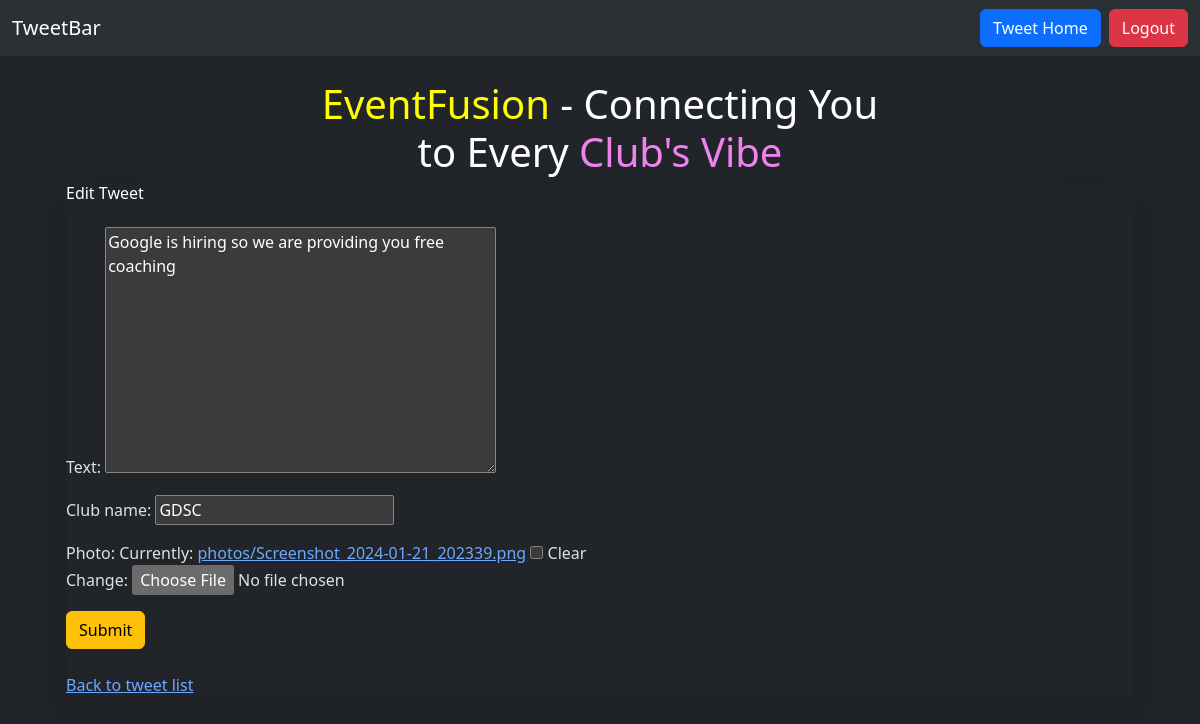
The app's page /tweet/6/edit/ (signed in) with its own data.
### tweet/models.py (models this page shows, shortened)
class Tweet(models.Model):
    user=models.ForeignKey(User, on_delete=models.CASCADE)
    club_name = models.CharField(max_length=40)
    text=models.TextField(max_length=240)
    photo=models.ImageField(upload_to='photos/', blank=True, null=True)
    created_at=models.DateTimeField(auto_now_add=True)
    updated_at=models.DateTimeField(auto_now=True)

### tweet/views.py (the view)
# urls.py: path('<int:tweet_id>/edit/', views.tweet_edit, name='tweet_edit'),
@login_required
def tweet_edit(request, tweet_id):
    tweet = get_object_or_404(Tweet, pk=tweet_id, user=request.user)
    if request.method == 'POST':
        form = TweetForm(request.POST, request.FILES, instance=tweet)
        if form.is_valid():
            tweet = form.save(commit=False)
            tweet.user = request.user
            tweet.save()
            return redirect('tweet_list')
    else:
        form = TweetForm(instance=tweet)
    return render(request, 'tweet_form.html', {'form': form})

### tweet/forms.py
class TweetForm(forms.ModelForm):
    class Meta:
        model = Tweet
        fields = ['text', 'club_name' ,'photo']

### tweet/templates/tweet_form.html (shortened to what this page needs)
{% extends "layout.html" %}
{% block content %}
<div class="container mx-auto px-4 py-8">
    <h1 class="text-center text-white mt-4 mb-8">
        <span class="text-red-500 bol" style="color: yellow;">EventFusion</span> - Connecting You <br> to Every <span class="text-red-500 bol" style="color: violet;">Club's Vibe</span>
    </h1>
    <div class="bg-gray-800 p-6 rounded-lg shadow-lg mb-8">
        <h6 class="text-white text-xl mb-4">
            {% if form.instance.pk %} Edit Tweet {% else %} Create Tweet {% endif %}
        </h6>
        <form method="post" enctype="multipart/form-data" class="space-y-4">
            {{ form.as_p }}
            <button class="btn btn-warning" type="submit">Submit</button>
        </form>
        <div class="mt-4">
            <a href="{% url 'tweet_list' %}" class="text-blue-400 hover:underline">Back to tweet list</a>
        </div>
    </div>
</div>
{% endblock content %}

### records on screen
Tweet: text "Google is hiring so we are providing you free coaching", club_name "GDSC"
